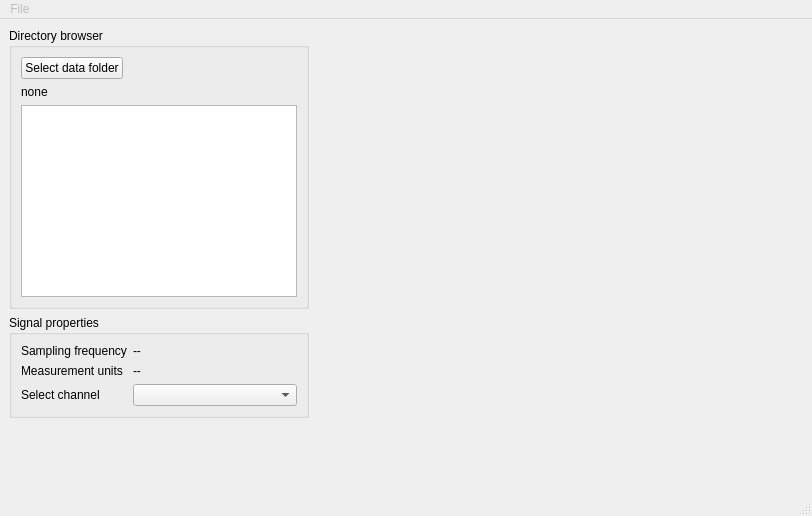
<?xml version="1.0" encoding="UTF-8"?>
<ui version="4.0">
 <class>MainWindow</class>
 <widget class="QMainWindow" name="MainWindow">
  <property name="geometry">
   <rect>
    <x>0</x>
    <y>0</y>
    <width>812</width>
    <height>516</height>
   </rect>
  </property>
  <property name="windowTitle">
   <string>MainWindow</string>
  </property>
  <widget class="QWidget" name="centralwidget">
   <layout class="QHBoxLayout" name="horizontalLayout_2">
    <item>
     <layout class="QVBoxLayout" name="verticalLayout_2">
      <item>
       <widget class="QGroupBox" name="groupBox">
        <property name="maximumSize">
         <size>
          <width>300</width>
          <height>16777215</height>
         </size>
        </property>
        <property name="title">
         <string>Directory browser</string>
        </property>
        <layout class="QVBoxLayout" name="verticalLayout">
         <item>
          <layout class="QHBoxLayout" name="horizontalLayout">
           <item>
            <widget class="QPushButton" name="directorySelect">
             <property name="maximumSize">
              <size>
               <width>200</width>
               <height>16777215</height>
              </size>
             </property>
             <property name="text">
              <string>Select data folder</string>
             </property>
            </widget>
           </item>
           <item>
            <spacer name="horizontalSpacer">
             <property name="orientation">
              <enum>Qt::Horizontal</enum>
             </property>
             <property name="sizeHint" stdset="0">
              <size>
               <width>40</width>
               <height>20</height>
              </size>
             </property>
            </spacer>
           </item>
          </layout>
         </item>
         <item>
          <widget class="QLabel" name="directoryLabel">
           <property name="text">
            <string>none</string>
           </property>
          </widget>
         </item>
         <item>
          <widget class="QListWidget" name="fileList"/>
         </item>
        </layout>
       </widget>
      </item>
      <item>
       <widget class="QGroupBox" name="groupBox_2">
        <property name="maximumSize">
         <size>
          <width>300</width>
          <height>16777215</height>
         </size>
        </property>
        <property name="title">
         <string>Signal properties</string>
        </property>
        <layout class="QFormLayout" name="formLayout">
         <item row="0" column="0">
          <widget class="QLabel" name="label_3">
           <property name="text">
            <string>Sampling frequency</string>
           </property>
          </widget>
         </item>
         <item row="0" column="1">
          <widget class="QLabel" name="samplingFreq">
           <property name="text">
            <string>--</string>
           </property>
          </widget>
         </item>
         <item row="2" column="0">
          <widget class="QLabel" name="label_2">
           <property name="text">
            <string>Select channel</string>
           </property>
          </widget>
         </item>
         <item row="2" column="1">
          <widget class="QComboBox" name="channelsDropdown"/>
         </item>
         <item row="1" column="0">
          <widget class="QLabel" name="label">
           <property name="text">
            <string>Measurement units</string>
           </property>
          </widget>
         </item>
         <item row="1" column="1">
          <widget class="QLabel" name="signalUnits">
           <property name="text">
            <string>--</string>
           </property>
          </widget>
         </item>
        </layout>
       </widget>
      </item>
      <item>
       <spacer name="verticalSpacer">
        <property name="orientation">
         <enum>Qt::Vertical</enum>
        </property>
        <property name="sizeHint" stdset="0">
         <size>
          <width>20</width>
          <height>40</height>
         </size>
        </property>
       </spacer>
      </item>
     </layout>
    </item>
    <item>
     <widget class="axesWidget" name="plotArea" native="true">
      <property name="sizePolicy">
       <sizepolicy hsizetype="Expanding" vsizetype="Expanding">
        <horstretch>0</horstretch>
        <verstretch>0</verstretch>
       </sizepolicy>
      </property>
      <property name="minimumSize">
       <size>
        <width>300</width>
        <height>450</height>
       </size>
      </property>
     </widget>
    </item>
   </layout>
  </widget>
  <widget class="QMenuBar" name="menubar">
   <property name="enabled">
    <bool>false</bool>
   </property>
   <property name="geometry">
    <rect>
     <x>0</x>
     <y>0</y>
     <width>812</width>
     <height>22</height>
    </rect>
   </property>
   <widget class="QMenu" name="menuFile">
    <property name="title">
     <string>File</string>
    </property>
    <addaction name="actionOpen"/>
    <addaction name="actionQuit"/>
   </widget>
   <addaction name="menuFile"/>
  </widget>
  <widget class="QStatusBar" name="statusbar"/>
  <action name="actionOpen">
   <property name="text">
    <string>Open</string>
   </property>
  </action>
  <action name="actionQuit">
   <property name="text">
    <string>Quit</string>
   </property>
  </action>
 </widget>
 <customwidgets>
  <customwidget>
   <class>axesWidget</class>
   <extends>QWidget</extends>
   <header>guiclasses.axes_widgets</header>
   <container>1</container>
  </customwidget>
 </customwidgets>
 <resources/>
 <connections>
  <connection>
   <sender>actionQuit</sender>
   <signal>triggered()</signal>
   <receiver>MainWindow</receiver>
   <slot>close()</slot>
   <hints>
    <hint type="sourcelabel">
     <x>-1</x>
     <y>-1</y>
    </hint>
    <hint type="destinationlabel">
     <x>405</x>
     <y>257</y>
    </hint>
   </hints>
  </connection>
 </connections>
</ui>
